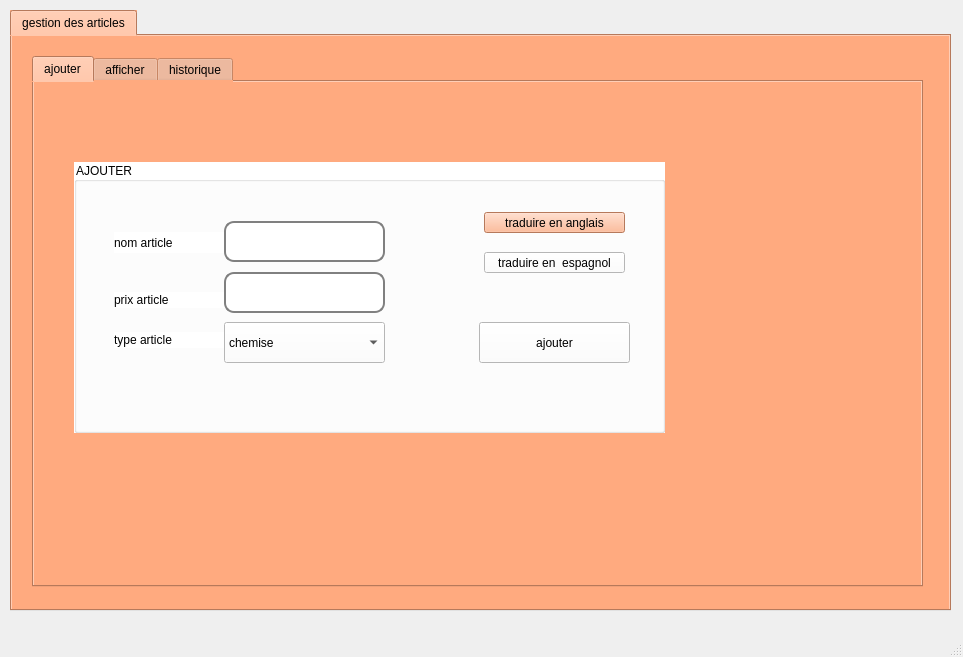
<?xml version="1.0" encoding="UTF-8"?>
<ui version="4.0">
 <class>MainWindow</class>
 <widget class="QMainWindow" name="MainWindow">
  <property name="geometry">
   <rect>
    <x>0</x>
    <y>0</y>
    <width>963</width>
    <height>657</height>
   </rect>
  </property>
  <property name="windowTitle">
   <string>MainWindow</string>
  </property>
  <widget class="QWidget" name="centralwidget">
   <widget class="QTabWidget" name="tabWidget">
    <property name="geometry">
     <rect>
      <x>10</x>
      <y>10</y>
      <width>941</width>
      <height>601</height>
     </rect>
    </property>
    <property name="styleSheet">
     <string notr="true">background-color: rgb(255, 170, 255);
background-color: rgb(255, 255, 255);
background-color: rgb(255, 170, 127);</string>
    </property>
    <property name="currentIndex">
     <number>0</number>
    </property>
    <widget class="QWidget" name="tab_25">
     <attribute name="title">
      <string>gestion des articles</string>
     </attribute>
     <widget class="QTabWidget" name="wig_3">
      <property name="geometry">
       <rect>
        <x>20</x>
        <y>20</y>
        <width>891</width>
        <height>531</height>
       </rect>
      </property>
      <property name="styleSheet">
       <string notr="true">background-color: rgb(255, 170, 255);
background-color: rgb(255, 255, 255);
background-color: rgb(255, 255, 255);
background-color: rgb(255, 255, 255);
background-color: rgb(255, 255, 255);
background-color: rgb(255, 255, 255);
background-color: rgb(255, 255, 255);
background-color: rgb(255, 255, 255);
background-color: rgb(255, 170, 127);</string>
      </property>
      <property name="currentIndex">
       <number>0</number>
      </property>
      <widget class="QWidget" name="tab_26">
       <attribute name="title">
        <string>ajouter</string>
       </attribute>
       <widget class="QGroupBox" name="groupBox_5">
        <property name="geometry">
         <rect>
          <x>40</x>
          <y>80</y>
          <width>591</width>
          <height>271</height>
         </rect>
        </property>
        <property name="styleSheet">
         <string notr="true">border-color: rgb(170, 0, 127);
background-color: rgb(255, 255, 255);</string>
        </property>
        <property name="title">
         <string>AJOUTER</string>
        </property>
        <property name="flat">
         <bool>true</bool>
        </property>
        <property name="checkable">
         <bool>false</bool>
        </property>
        <widget class="QLabel" name="label_40">
         <property name="geometry">
          <rect>
           <x>40</x>
           <y>70</y>
           <width>111</width>
           <height>21</height>
          </rect>
         </property>
         <property name="text">
          <string>nom article</string>
         </property>
        </widget>
        <widget class="QLabel" name="label_41">
         <property name="geometry">
          <rect>
           <x>40</x>
           <y>130</y>
           <width>111</width>
           <height>16</height>
          </rect>
         </property>
         <property name="text">
          <string>prix article</string>
         </property>
        </widget>
        <widget class="QLineEdit" name="nom">
         <property name="geometry">
          <rect>
           <x>150</x>
           <y>59</y>
           <width>161</width>
           <height>41</height>
          </rect>
         </property>
         <property name="styleSheet">
          <string notr="true">QLineEdit {
	font: 20pt &quot;MS Shell Dlg 2&quot;;
	font: 20pt &quot;MS Shell Dlg 2&quot;;
    border: 2px solid gray;
    border-radius: 10px;
    padding: 0 8px;
    background: white;
    selection-background-color: darkgray;
}
</string>
         </property>
        </widget>
        <widget class="QLineEdit" name="prix">
         <property name="geometry">
          <rect>
           <x>150</x>
           <y>110</y>
           <width>161</width>
           <height>41</height>
          </rect>
         </property>
         <property name="styleSheet">
          <string notr="true">QLineEdit {
	font: 20pt &quot;MS Shell Dlg 2&quot;;
	font: 20pt &quot;MS Shell Dlg 2&quot;;
    border: 2px solid gray;
    border-radius: 10px;
    padding: 0 8px;
    background: white;
    selection-background-color: darkgray;
}</string>
         </property>
        </widget>
        <widget class="QPushButton" name="ajouter_article">
         <property name="geometry">
          <rect>
           <x>405</x>
           <y>160</y>
           <width>151</width>
           <height>41</height>
          </rect>
         </property>
         <property name="styleSheet">
          <string notr="true">QPushButton#ajouter_vehicule {
	background-color: rgb(255, 170, 127);
    background-color: coral;
    border-style: outset;
    border-width: 2px;
    border-radius: 10px;
    border-color: beige;
    font: bold 15px;
    min-width: 10em;
    padding: 6px;
}</string>
         </property>
         <property name="text">
          <string>ajouter</string>
         </property>
        </widget>
        <widget class="QPushButton" name="pushButton_3">
         <property name="geometry">
          <rect>
           <x>410</x>
           <y>50</y>
           <width>141</width>
           <height>21</height>
          </rect>
         </property>
         <property name="styleSheet">
          <string notr="true">background-color: rgb(255, 170, 127);
font: 63 8pt &quot;Minion Pro SmBd&quot;;
gridline-color: rgb(255, 170, 255);</string>
         </property>
         <property name="text">
          <string>traduire en anglais</string>
         </property>
        </widget>
        <widget class="QPushButton" name="traduire_4">
         <property name="geometry">
          <rect>
           <x>410</x>
           <y>90</y>
           <width>141</width>
           <height>21</height>
          </rect>
         </property>
         <property name="styleSheet">
          <string notr="true">font: 63 8pt &quot;Minion Pro SmBd&quot;;
background-color: rgb(255, 170, 127);
gridline-color: rgb(255, 170, 255);
background-color: rgb(255, 255, 255);</string>
         </property>
         <property name="text">
          <string>traduire en  espagnol</string>
         </property>
        </widget>
        <widget class="QLabel" name="label_42">
         <property name="geometry">
          <rect>
           <x>40</x>
           <y>170</y>
           <width>111</width>
           <height>16</height>
          </rect>
         </property>
         <property name="text">
          <string>type article</string>
         </property>
        </widget>
        <widget class="QComboBox" name="comboBox">
         <property name="geometry">
          <rect>
           <x>150</x>
           <y>160</y>
           <width>161</width>
           <height>41</height>
          </rect>
         </property>
         <item>
          <property name="text">
           <string>chemise</string>
          </property>
         </item>
         <item>
          <property name="text">
           <string>jeans</string>
          </property>
         </item>
         <item>
          <property name="text">
           <string>pull</string>
          </property>
         </item>
         <item>
          <property name="text">
           <string>short</string>
          </property>
         </item>
        </widget>
       </widget>
      </widget>
      <widget class="QWidget" name="tab_28">
       <attribute name="title">
        <string>afficher</string>
       </attribute>
       <widget class="QTableView" name="tableView_article">
        <property name="geometry">
         <rect>
          <x>10</x>
          <y>20</y>
          <width>461</width>
          <height>301</height>
         </rect>
        </property>
       </widget>
       <widget class="QPushButton" name="supprimer_article">
        <property name="geometry">
         <rect>
          <x>180</x>
          <y>440</y>
          <width>141</width>
          <height>31</height>
         </rect>
        </property>
        <property name="styleSheet">
         <string notr="true">QPushButton#supprimer_vehicule{
    background-color: coral;
    border-style: outset;
    border-width: 2px;
    border-radius: 10px;
    border-color: beige;
    font: bold 15px;
    min-width: 10em;
    padding: 6px;
}</string>
        </property>
        <property name="text">
         <string>supprimer</string>
        </property>
       </widget>
       <widget class="QPushButton" name="modif_article">
        <property name="geometry">
         <rect>
          <x>330</x>
          <y>440</y>
          <width>196</width>
          <height>31</height>
         </rect>
        </property>
        <property name="styleSheet">
         <string notr="true">QPushButton#modiffour {
    background-color: coral;
    border-style: outset;
    border-width: 2px;
    border-radius: 10px;
    border-color: beige;
    font: bold 15px;
    min-width: 10em;
    padding: 6px;
}</string>
        </property>
        <property name="text">
         <string>modifier</string>
        </property>
       </widget>
       <widget class="QLabel" name="label_44">
        <property name="geometry">
         <rect>
          <x>0</x>
          <y>0</y>
          <width>101</width>
          <height>19</height>
         </rect>
        </property>
        <property name="font">
         <font>
          <pointsize>11</pointsize>
          <weight>75</weight>
          <bold>true</bold>
         </font>
        </property>
        <property name="text">
         <string>ID article</string>
        </property>
       </widget>
       <widget class="QLineEdit" name="id_article">
        <property name="geometry">
         <rect>
          <x>30</x>
          <y>430</y>
          <width>131</width>
          <height>51</height>
         </rect>
        </property>
        <property name="styleSheet">
         <string notr="true">QLineEdit {
	font: 20pt &quot;MS Shell Dlg 2&quot;;
	font: 20pt &quot;MS Shell Dlg 2&quot;;
    border: 2px solid gray;
    border-radius: 10px;
    padding: 0 8px;
    background: white;
    selection-background-color: darkgray;
}</string>
        </property>
       </widget>
       <widget class="QGroupBox" name="groupBox">
        <property name="geometry">
         <rect>
          <x>500</x>
          <y>90</y>
          <width>311</width>
          <height>211</height>
         </rect>
        </property>
        <property name="title">
         <string>modif</string>
        </property>
        <widget class="QLabel" name="label_43">
         <property name="geometry">
          <rect>
           <x>50</x>
           <y>40</y>
           <width>111</width>
           <height>21</height>
          </rect>
         </property>
         <property name="text">
          <string>nom article</string>
         </property>
        </widget>
        <widget class="QLabel" name="label_47">
         <property name="geometry">
          <rect>
           <x>50</x>
           <y>130</y>
           <width>111</width>
           <height>16</height>
          </rect>
         </property>
         <property name="text">
          <string>type article</string>
         </property>
        </widget>
        <widget class="QLabel" name="label_45">
         <property name="geometry">
          <rect>
           <x>50</x>
           <y>80</y>
           <width>111</width>
           <height>16</height>
          </rect>
         </property>
         <property name="text">
          <string>prix article</string>
         </property>
        </widget>
        <widget class="QLineEdit" name="type_2">
         <property name="geometry">
          <rect>
           <x>150</x>
           <y>120</y>
           <width>151</width>
           <height>41</height>
          </rect>
         </property>
         <property name="styleSheet">
          <string notr="true">QLineEdit {
	font: 20pt &quot;MS Shell Dlg 2&quot;;
	font: 20pt &quot;MS Shell Dlg 2&quot;;
    border: 2px solid gray;
    border-radius: 10px;
    padding: 0 8px;
    background: white;
    selection-background-color: darkgray;
}</string>
         </property>
        </widget>
        <widget class="QLineEdit" name="prix_2">
         <property name="geometry">
          <rect>
           <x>150</x>
           <y>70</y>
           <width>151</width>
           <height>41</height>
          </rect>
         </property>
         <property name="styleSheet">
          <string notr="true">QLineEdit {
	font: 20pt &quot;MS Shell Dlg 2&quot;;
	font: 20pt &quot;MS Shell Dlg 2&quot;;
    border: 2px solid gray;
    border-radius: 10px;
    padding: 0 8px;
    background: white;
    selection-background-color: darkgray;
}</string>
         </property>
        </widget>
        <widget class="QLineEdit" name="nom_2">
         <property name="geometry">
          <rect>
           <x>150</x>
           <y>20</y>
           <width>151</width>
           <height>41</height>
          </rect>
         </property>
         <property name="styleSheet">
          <string notr="true">QLineEdit {
	font: 20pt &quot;MS Shell Dlg 2&quot;;
	font: 20pt &quot;MS Shell Dlg 2&quot;;
    border: 2px solid gray;
    border-radius: 10px;
    padding: 0 8px;
    background: white;
    selection-background-color: darkgray;
}
</string>
         </property>
        </widget>
       </widget>
       <widget class="QLineEdit" name="lineEdit_rech">
        <property name="geometry">
         <rect>
          <x>160</x>
          <y>331</y>
          <width>281</width>
          <height>51</height>
         </rect>
        </property>
       </widget>
       <widget class="QLabel" name="label">
        <property name="geometry">
         <rect>
          <x>50</x>
          <y>330</y>
          <width>91</width>
          <height>41</height>
         </rect>
        </property>
        <property name="text">
         <string>recherche :</string>
        </property>
       </widget>
       <widget class="QPushButton" name="pushButton">
        <property name="geometry">
         <rect>
          <x>80</x>
          <y>390</y>
          <width>93</width>
          <height>28</height>
         </rect>
        </property>
        <property name="text">
         <string>tri nom</string>
        </property>
       </widget>
       <widget class="QPushButton" name="pushButton_triPrix">
        <property name="geometry">
         <rect>
          <x>180</x>
          <y>390</y>
          <width>93</width>
          <height>28</height>
         </rect>
        </property>
        <property name="text">
         <string>tri prix</string>
        </property>
       </widget>
       <widget class="QPushButton" name="pushButton_triType">
        <property name="geometry">
         <rect>
          <x>280</x>
          <y>390</y>
          <width>93</width>
          <height>28</height>
         </rect>
        </property>
        <property name="text">
         <string>tri type</string>
        </property>
       </widget>
       <widget class="QPushButton" name="excel">
        <property name="geometry">
         <rect>
          <x>520</x>
          <y>40</y>
          <width>141</width>
          <height>28</height>
         </rect>
        </property>
        <property name="text">
         <string>excel</string>
        </property>
       </widget>
       <widget class="QPushButton" name="archiver">
        <property name="geometry">
         <rect>
          <x>540</x>
          <y>440</y>
          <width>161</width>
          <height>28</height>
         </rect>
        </property>
        <property name="text">
         <string>Archiver</string>
        </property>
       </widget>
      </widget>
      <widget class="QWidget" name="tab">
       <attribute name="title">
        <string>historique</string>
       </attribute>
       <widget class="QTableView" name="tableView_historique">
        <property name="geometry">
         <rect>
          <x>40</x>
          <y>80</y>
          <width>371</width>
          <height>361</height>
         </rect>
        </property>
       </widget>
       <widget class="QLabel" name="label_2">
        <property name="geometry">
         <rect>
          <x>40</x>
          <y>40</y>
          <width>161</width>
          <height>16</height>
         </rect>
        </property>
        <property name="text">
         <string>historique</string>
        </property>
       </widget>
       <widget class="QLabel" name="label_3">
        <property name="geometry">
         <rect>
          <x>460</x>
          <y>50</y>
          <width>161</width>
          <height>16</height>
         </rect>
        </property>
        <property name="text">
         <string>archive</string>
        </property>
       </widget>
       <widget class="QTableView" name="tableView_archive">
        <property name="geometry">
         <rect>
          <x>460</x>
          <y>80</y>
          <width>391</width>
          <height>361</height>
         </rect>
        </property>
       </widget>
       <widget class="QLineEdit" name="lineEdit_arch">
        <property name="geometry">
         <rect>
          <x>460</x>
          <y>450</y>
          <width>181</width>
          <height>41</height>
         </rect>
        </property>
       </widget>
       <widget class="QPushButton" name="pushButton_reactiver">
        <property name="geometry">
         <rect>
          <x>680</x>
          <y>460</y>
          <width>171</width>
          <height>28</height>
         </rect>
        </property>
        <property name="text">
         <string>reactiver</string>
        </property>
       </widget>
      </widget>
     </widget>
    </widget>
   </widget>
  </widget>
  <widget class="QMenuBar" name="menubar">
   <property name="geometry">
    <rect>
     <x>0</x>
     <y>0</y>
     <width>963</width>
     <height>26</height>
    </rect>
   </property>
  </widget>
  <widget class="QStatusBar" name="statusbar"/>
 </widget>
 <resources/>
 <connections/>
</ui>
